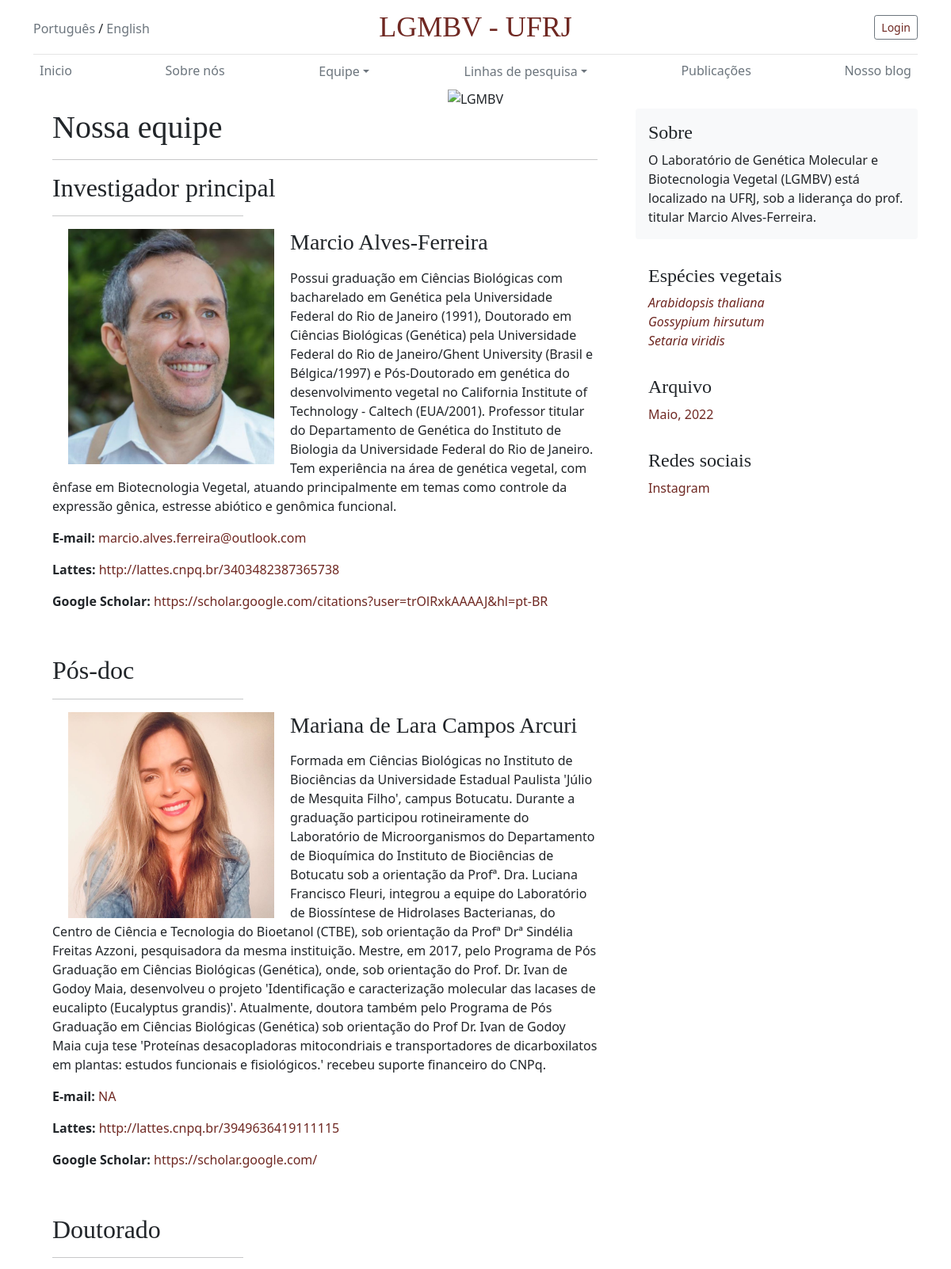
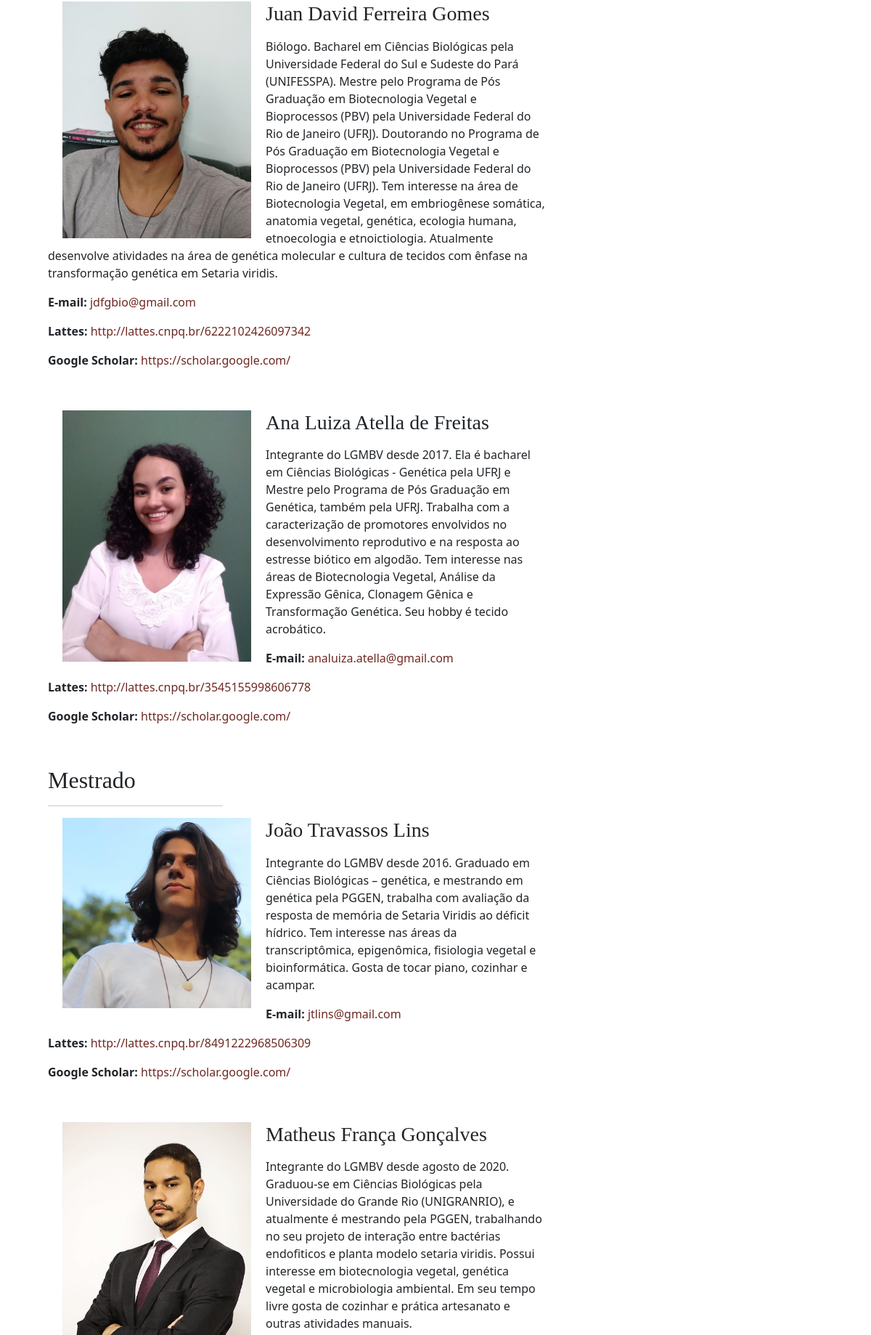
The app's page /equipe_atual/ (upper part) with its own data (2 pictures, top to bottom).
### equipe/models.py (models this page shows, shortened)
class Equipe(models.Model):
    id = models.AutoField
    name = models.CharField(max_length=100)
    category = models.ForeignKey('Equipe_categoria', on_delete=models.CASCADE, related_name='category', null=False)
    categoria = models.CharField(max_length=100, unique=False, null=True)
    email = models.CharField(max_length=100)
    lattes = models.CharField(max_length=100)
    google_scholar = models.CharField(max_length=100, unique=False, null=True)
    description = RichTextField()
    image = models.ImageField(upload_to='equipe', default="")

### equipe/views.py (the view)
# urls.py: path('equipe_atual', views.equipe, name="equipe_atual"),
def equipe(request):
    todosPesquisadores = Equipe.objects.values().order_by('category')
    return render(request, 'equipe_atual.html',{'todosPesquisadores':todosPesquisadores})

### templates/equipe_atual.html (shortened to what this page needs)
{% extends 'layout.html' %}
{% block content %}
<div class="container">
    <div class="section-title">
        <h1>Nossa equipe</h1>
        <hr>
    </div>
    <div class="row">
        {% regroup todosPesquisadores by category_id as pesq_list %}
        <div class="column">
            <div class="team">
                <div class="team-img">
                    {% for categoria in pesq_list %}
                    <h2>{{ categoria.list.0.categoria }}</h2>
                    <hr style="width:35%;">
                       {% for pesquisador in categoria.list %}
                          <img src="../media/{{ pesquisador.image }}" alt="Team Image" width=260vw align="left" hspace="20">
                          <h3>{{pesquisador.name|safe}}</h3>
                          <p>{{pesquisador.description|safe}}</p>
                          <p><b>E-mail: </b><a href="mailto:{{pesquisador.email}}?subject=Contact from LGMBV webpage">{{pesquisador.email}}</a></p>
                          <p><b>Lattes: </b><a href="{{pesquisador.lattes}}">{{pesquisador.lattes}}</a></p>
                          <p><b>Google Scholar: </b><a href="{{pesquisador.google_scholar}}">{{pesquisador.google_scholar}}</a></p>
                       {% endfor %}
                    {% endfor %}
                </div>
            </div>
        </div>
</div>
</div>
{% endblock content %}

### templates/layout.html (shortened to what this page needs)
<!doctype html>
<html lang="en">
  <head>
    <link href="https://cdn.jsdelivr.net/npm/bootstrap@5.1.1/dist/css/bootstrap.min.css" rel="stylesheet">
    {% load static %}
      <link href="{% static "blog.css" %}" rel="stylesheet">
  </head>
  <body style="background-color:white">
  <div class="container">
      <header class="blog-header py-3">
          <div class="row justify-content-between align-items-center">
              <div class="col-4 pt-1">
                  <a class="text-muted" href="/">Português</a> <a>&#47;</a> <a class="text-muted" href="/#">English</a>
              </div>
              <div class="col-4 text-center">
                  <a class="blog-header-logo text-#80414a" href="/">LGMBV - UFRJ</a>
              </div>
              <div class="col-4 d-flex justify-content-end align-items-center">
                  <a class="btn btn-sm btn-outline-secondary" href="/admin">Login</a>
              </div>
          </div>
      </header>
      <div class="d-flex justify-content-between">
          <a class="p-2 text-muted" href="/">Inicio</a>
          <a class="p-2 text-muted" href="/sobre_nos">Sobre nós</a>
          <div class="dropdown">
              <a class="p-2 text-muted btn dropdown-toggle" href="#" role="button" id="dropdownMenuLink" data-toggle="dropdown" aria-haspopup="true" aria-expanded="false">
                  Equipe</a>
          </div>
          <div class="dropdown">
              <a class="p-2 text-muted btn dropdown-toggle" href="#" role="button" id="dropdownMenuLink" data-toggle="dropdown" aria-haspopup="true" aria-expanded="false">
                  Linhas de pesquisa</a>
          </div>
          <a class="p-2 text-muted" href="/publicacoes">Publicações</a>
          <a class="p-2 text-muted" href="/blog">Nosso blog</a>
      </div>
      <div class="jumbotron text-center rounded bg-white" >
          <div class="col-md-0 px-0 mx-auto text-center">
              {% load static %}
              <img src="{% static "Logos-LGMBV/Logo-LGMBV.JPG" %}" class="img-fluid" alt="LGMBV" width=935vw/>
          </div>
      </div>
  </div>
  <main role="main" class="container">
      <div class="row">
        <div class="col-md-8 blog-main">
            {% block content %}{% endblock %}
        </div>
        <aside class="col-md-4 blog-sidebar">
          <div class="p-3 mb-3 bg-light rounded">
            <h4 class="font-italic">Sobre</h4>
            <p class="mb-0">O Laboratório de Genética Molecular e Biotecnologia Vegetal (LGMBV) está localizado na UFRJ, sob a liderança do prof. titular Marcio Alves-Ferreira. </p>
          </div>
          <div class="p-3">
            <h4 class="font-italic">Espécies vegetais</h4>
            <ol class="list-unstyled mb-0 font-italic">
                <li><a href="#"><em>Arabidopsis thaliana</em></a></li>
                <li><a href="#"><em>Gossypium hirsutum</em></a></li>
                <li><a href="#"><em>Setaria viridis</em></a></li>
            </ol>
          </div>
          <div class="p-3">
            <h4 class="font-italic">Arquivo</h4>
            <ol class="list-unstyled mb-0">
              <li><a href="#">Maio, 2022</a></li>
            </ol>
          </div>
          <div class="p-3">
            <h4 class="font-italic">Redes sociais</h4>
            <ol class="list-unstyled">
              <li><a href="https://www.instagram.com/lgmbv/">Instagram</a></li>
            </ol>
          </div>
        </aside>
      </div>
    </main>
  </body>
</html>

### static/blog.css (style rules this page uses)
.blog-header { line-height: 1; border-bottom: 1px solid #e5e5e5; }
.blog-header-logo { font-family: "Playfair Display", Georgia, "Times New Roman", serif; font-size: 2.25rem; }
h1, h2, h3, h4, h5, h6 { font-family: "Playfair Display", Georgia, "Times New Roman", serif; }

### templates/layout.html (style rules this page uses)
a:link { color: #6f2822; text-decoration: none }

### records on screen
Equipe: list.0.categoria "Investigador principal", image (picture), name "Marcio Alves-Ferreira", description "Possui graduação em Ciências Biológicas com bacharelado em Genética pela Universidade Federal do Rio de Janeiro (1991), Doutorado em Ciências Biológicas (Genética) pela Universidade Federal do Rio de Janeiro/Ghent University (Brasil e Bélgica/1997) e Pós-Doutorado em genética do desenvolvimento vegetal no California Institute of Technology - Caltech (EUA/2001). Professor titular do Departamento de Genética do Instituto de Biologia da Universidade Federal do Rio de Janeiro. Tem experiência na área de genética vegetal, com ênfase em Biotecnologia Vegetal, atuando principalmente em temas como controle da expressão gênica, estresse abiótico e genômica funcional.", email "marcio.alves.ferreira@outlook.com", lattes "http://lattes.cnpq.br/3403482387365738", google_scholar "https://scholar.google.com/citations?user=trOlRxkAAAAJ&hl=pt-BR"
Equipe: list.0.categoria "Pós-doc", image (picture), name "Mariana de Lara Campos Arcuri", description "Formada em Ciências Biológicas no Instituto de Biociências da Universidade Estadual Paulista 'Júlio de Mesquita Filho', campus Botucatu. Durante a graduação participou rotineiramente do Laboratório de Microorganismos do Departamento de Bioquímica do Instituto de Biociências de Botucatu sob a orientação da Profª. Dra. Luciana Francisco Fleuri, integrou a equipe do Laboratório de Biossíntese de Hidrolases Bacterianas, do Centro de Ciência e Tecnologia do Bioetanol (CTBE), sob orientação da Profª Drª Sindélia Freitas Azzoni, pesquisadora da mesma instituição. Mestre, em 2017, pelo Programa de Pós Graduação em Ciências Biológicas (Genética), onde, sob orientação do Prof. Dr. Ivan de Godoy Maia,…", email "NA", lattes "http://lattes.cnpq.br/3949636419111115", google_scholar "https://scholar.google.com/"
Equipe: list.0.categoria "Doutorado", image (picture), name "Juan David Ferreira Gomes", description "Biólogo. Bacharel em Ciências Biológicas pela Universidade Federal do Sul e Sudeste do Pará (UNIFESSPA). Mestre pelo Programa de Pós Graduação em Biotecnologia Vegetal e Bioprocessos (PBV) pela Universidade Federal do Rio de Janeiro (UFRJ). Doutorando no Programa de Pós Graduação em Biotecnologia Vegetal e Bioprocessos (PBV) pela Universidade Federal do Rio de Janeiro (UFRJ). Tem interesse na área de Biotecnologia Vegetal, em embriogênese somática, anatomia vegetal, genética, ecologia humana, etnoecologia e etnoictiologia. Atualmente desenvolve atividades na área de genética molecular e cultura de tecidos com ênfase na transformação genética em Setaria viridis.", email "jdfgbio@gmail.com", lattes "http://lattes.cnpq.br/6222102426097342", google_scholar "https://scholar.google.com/"
Equipe: image (picture), name "Ana Luiza Atella de Freitas", description "Integrante do LGMBV desde 2017. Ela é bacharel em Ciências Biológicas - Genética pela UFRJ e Mestre pelo Programa de Pós Graduação em Genética, também pela UFRJ. Trabalha com a caracterização de promotores envolvidos no desenvolvimento reprodutivo e na resposta ao estresse biótico em algodão. Tem interesse nas áreas de Biotecnologia Vegetal, Análise da Expressão Gênica, Clonagem Gênica e Transformação Genética. Seu hobby é tecido acrobático.", email "analuiza.atella@gmail.com", lattes "http://lattes.cnpq.br/3545155998606778", google_scholar "https://scholar.google.com/"
Equipe: list.0.categoria "Mestrado", image (picture), name "João Travassos Lins", description "Integrante do LGMBV desde 2016. Graduado em Ciências Biológicas – genética, e mestrando em genética pela PGGEN, trabalha com avaliação da resposta de memória de Setaria Viridis ao déficit hídrico. Tem interesse nas áreas da transcriptômica, epigenômica, fisiologia vegetal e bioinformática. Gosta de tocar piano, cozinhar e acampar.", email "jtlins@gmail.com", lattes "http://lattes.cnpq.br/8491222968506309", google_scholar "https://scholar.google.com/"
Equipe: image (picture), name "Matheus França Gonçalves", description "Integrante do LGMBV desde agosto de 2020. Graduou-se em Ciências Biológicas pela Universidade do Grande Rio (UNIGRANRIO), e atualmente é mestrando pela PGGEN, trabalhando no seu projeto de interação entre bactérias endofiticos e planta modelo setaria viridis. Possui interesse em biotecnologia vegetal, genética vegetal e microbiologia ambiental. Em seu tempo livre gosta de cozinhar e prática artesanato e outras atividades manuais."
